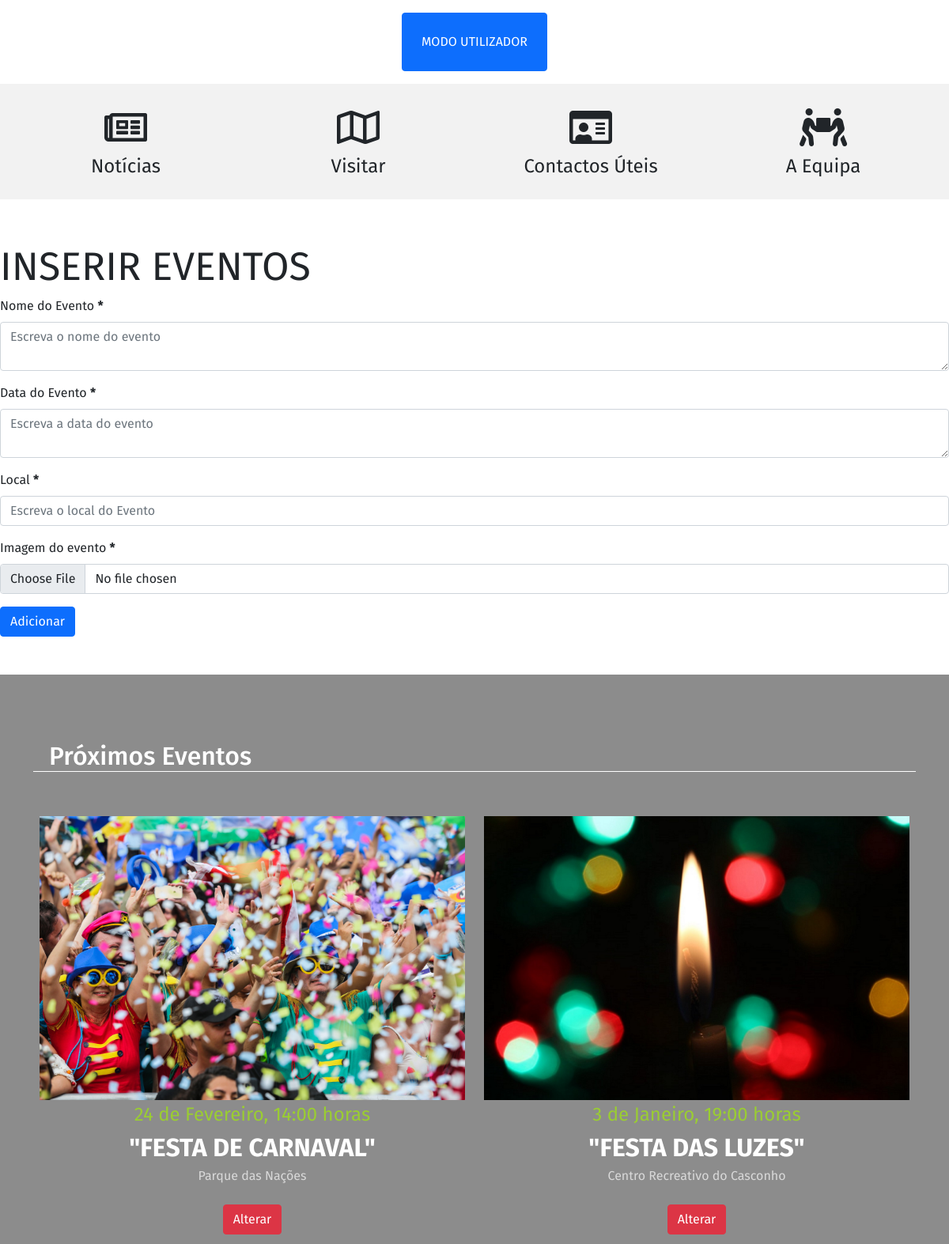
The app's page /admin/index.php with its own data.
### tables this page shows
CREATE TABLE IF NOT EXISTS `evento` (
  `id` int(11) unsigned NOT NULL AUTO_INCREMENT,
  `nome` varchar(50) NOT NULL,
  `data` varchar(50) NOT NULL DEFAULT '',
  `local` varchar(50) NOT NULL,
  `img` varchar(50) NOT NULL,
  PRIMARY KEY (`id`)
);

### admin/index.php (the view, shortened to what this page needs)
<!DOCTYPE html>
<html>
<head>
	<link rel="stylesheet" href="css/bootstrap.min.css">
	<link rel="stylesheet" href="../css/fontawesome.min.css">
	<link rel="stylesheet" href="../css/crc.css">
</head>
<body>
<?php
require 'includes/connection.php';
?>
<div class="text-center p-2 my-2"><a href="../index.php"><button class="btn btn-primary p-4">MODO UTILIZADOR</button></a></div>
<div class="container-fluid mb-5 p-4 icons-r w-100 d-none d-md-block">
	<div class="row">
		<div class="col- col-3 news">
			<div class="text-center">
				<a href="noticias.php" title="123"> <i class="btn far fa-newspaper fa-3x "  alt=""></i></a>
			</div>
			<div class="fs-4 text-center">Notícias</div>
		</div>
		<div class="col- col-3 news">
			<div class="text-center">
				<a href="interesse.php"><i class="btn far fa-map fa-3x"  alt=""></i></a>
			</div>
			<div class="fs-4 text-center">Visitar</div>
		</div>
		<div class="col- col-3 contact">
			<div class="text-center">
				<a href="contactos.php"><i class="btn far fa-id-card fa-3x"></i></a>
			</div>
			<div class="fs-4 text-center">Contactos Úteis</div>
		</div>
		<div class="col- col-3 eventos">
			<div class="text-center">
				<a href="membros.php"><i class="btn fas fa-people-carry fa-3x"></i></a>
			</div>
			<div class="fs-4 text-center ">A Equipa</div>
		</div>
	</div>
</div>
<div style="font-size: 50px">INSERIR EVENTOS</div>
<div class="">
<form method="POST" enctype="multipart/form-data">
  <div class="mb-3">
    <label for="nome" class="form-label">Nome do Evento <b>*</b></label>
    <textarea class="form-control" id="nome" name="nome" placeholder="Escreva o nome do evento" required="true"></textarea>
  </div>
  <div class="mb-3">
    <label for="data" class="form-label" >Data do Evento <b>*</b></label>
    <textarea class="form-control" id="data" name="data" placeholder="Escreva a data do evento" required="true"></textarea>
  </div>
  <div class="mb-3">
    <label for="local" class="form-label">Local <b>*</b></label>
    <input type="text" class="form-control" id="local" name="local" placeholder="Escreva o local do Evento" required="true">
  </div>
  <div class="mb-3">
    <label for="imagem" class="form-label">Imagem do evento <b>*</b></label>
    <input type="file" class="form-control" id="imagem" name="imagem" placeholder="Selecione a imagem correspondente" required="true">
  </div>
  <button type="submit" class="btn btn-primary">Adicionar</button>
</form>
</div>
<?php
$sqlev = 'SELECT * FROM evento ORDER BY id DESC';
$sth = $dbh->prepare($sqlev);
$sth->execute();
?>
<div class="border-top-white p-1 mt-5 " style="background-color:#8c8c8c">
	<div class="container">
		<div id="title-event"><h2><span>Próximos Eventos</span></h2></div>
		<div class="row p-2 mt-5 text-center" >
			<?php
			while ($obj =$sth->FetchObject()){
				?>
			<div class="col-md-6 col opac">
				<div class="text-center">
					<img src="../img/<?=$obj->img?>" class="img-fluid" alt="">
				</div>
				<div class="data-event text-center"><?=$obj->data?></div>
				<div class="event-princ text-uppercase text-center"><strong>"<?=$obj->nome?>"</strong></div>
				<div class="more-e mb-4"><?=$obj->local?></div>
				<a href="evento-editar.php?id=<?= $obj->id?>"><button type="submit" class="btn btn-danger">Alterar</button></a>
			</div>
			<?php } ?>
		</div>
	</div>
</div>
</body>
</html>

### css/crc.css (style rules this page uses)
html, body { height: 100%; font-family: 'Fira Sans', 'Roboto', sans-serif; }
.icons-r { background-color: #f2f2f2; }
.data-event { font-size: 1.5rem; color: yellowgreen; }
#title-event { margin-top: 5rem; color: white; }
.event-princ { color: white; font-size: 2rem; }
#title-event h2 { width: 100%; border-bottom: 1px solid #ffffff; }
#title-event h2, #title-event span { padding: 0 10px; color: #ffffff; }
.more-e { color: #d9d9d9; text-decoration: none; }

### records on screen
evento: img (picture), data "24 de Fevereiro, 14:00 horas", nome "FESTA DE CARNAVAL", local "Parque das Nações"
evento: img (picture), data "3 de Janeiro, 19:00 horas", nome "FESTA DAS LUZES", local "Centro Recreativo do Casconho"
